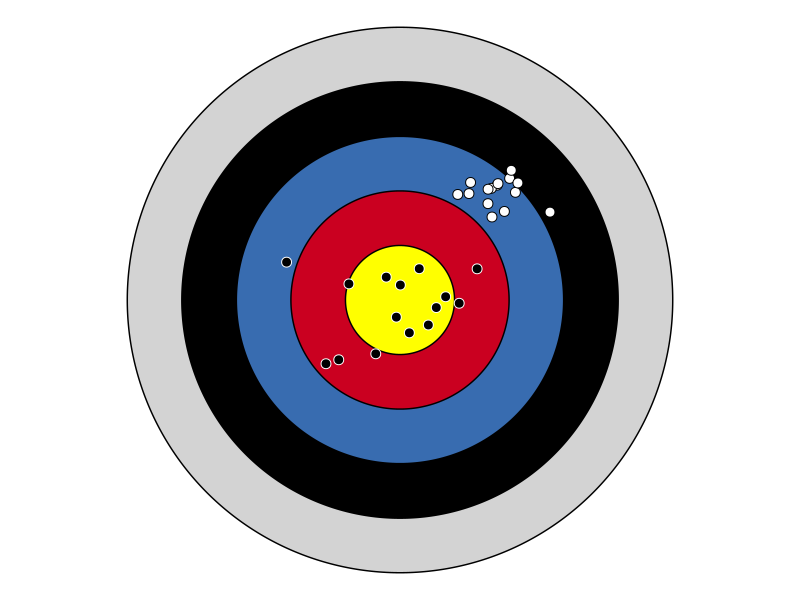

Write R code to recreate this figure.
## ---- chunk 1
knitr::opts_chunk$set(echo = TRUE)
library(tidyverse)
library(ggforce)
## ---- chunk 2
set.seed(21222)
c_vec <- rev(c('#ca0020','#f4a582','#f7f7f7','#92c5de','#0571b0'))
#c_vec <- rev(c('#7b3294','#c2a5cf','#f7f7f7','#a6dba0','#008837'))
c_vec <-  c('lightgray','black','#386cb0','#ca0020','yellow')

n<-15

circles <- data.frame(id = as.factor(5:1), x0 = rep(0,5), y0 = rep(0,5), r = 1:5)
high_var <- data.frame(x = rnorm(n,-.5,1), y = rnorm(n,-.25,.75) )
high_bias <- data.frame(x = rnorm(n,1.75,.4), y = rnorm(n,2,.25) )

ggplot() + 
  geom_circle(data = circles, aes(x0 = x0, y0 = y0, r = r, fill = id), n =720, show.legend = F)+
  geom_point(data = high_var, aes(x = x, y = y), shape = 21, color ="white", fill = "black", size = 3 )+
  geom_point(data = high_bias, aes(x = x, y = y), shape = 21, color = "black", fill = "white", size = 3 )+
  coord_fixed()+scale_fill_manual(values = c_vec )+theme_void()
